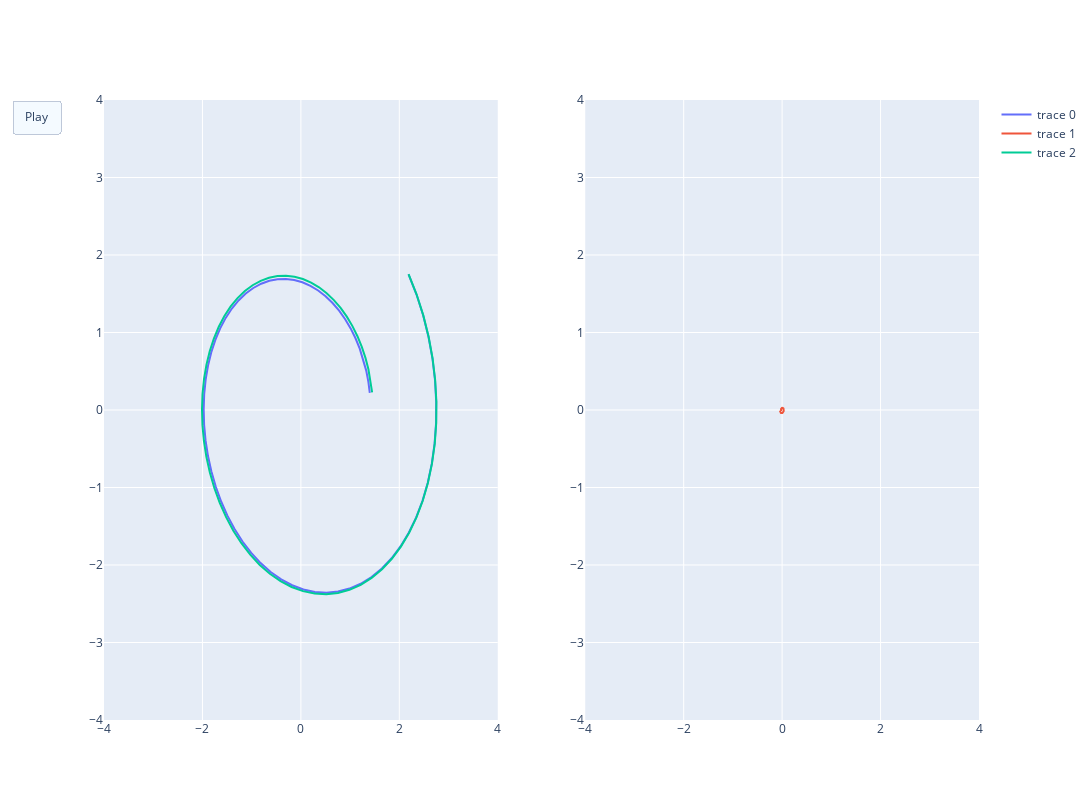

The code cell stored with this chart in its notebook:
### Markdown cell above
## Plot training

### Code cell
from example_adjoint_pytorch import training_plot

fig = training_plot(data,register)

fig.show()
